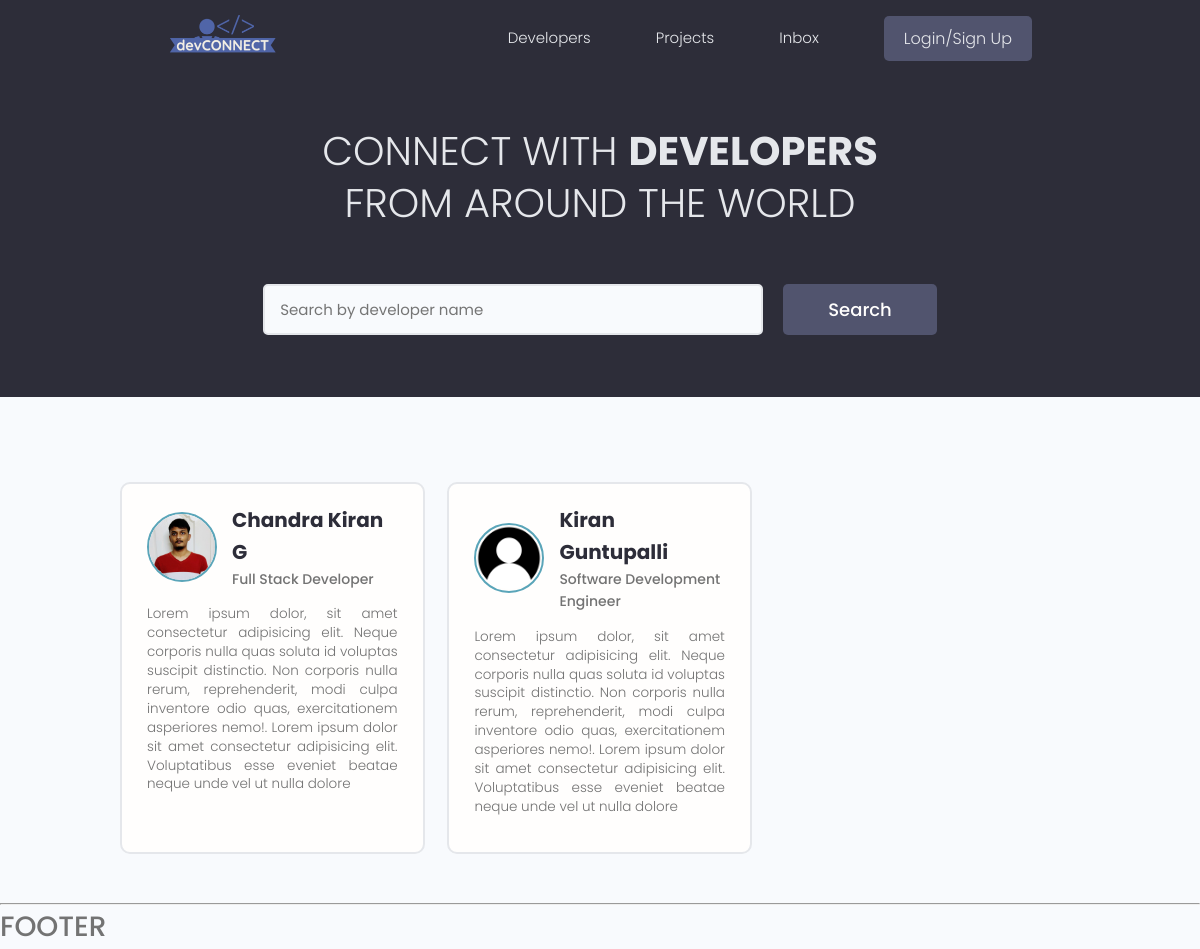
The app's page /, older data.
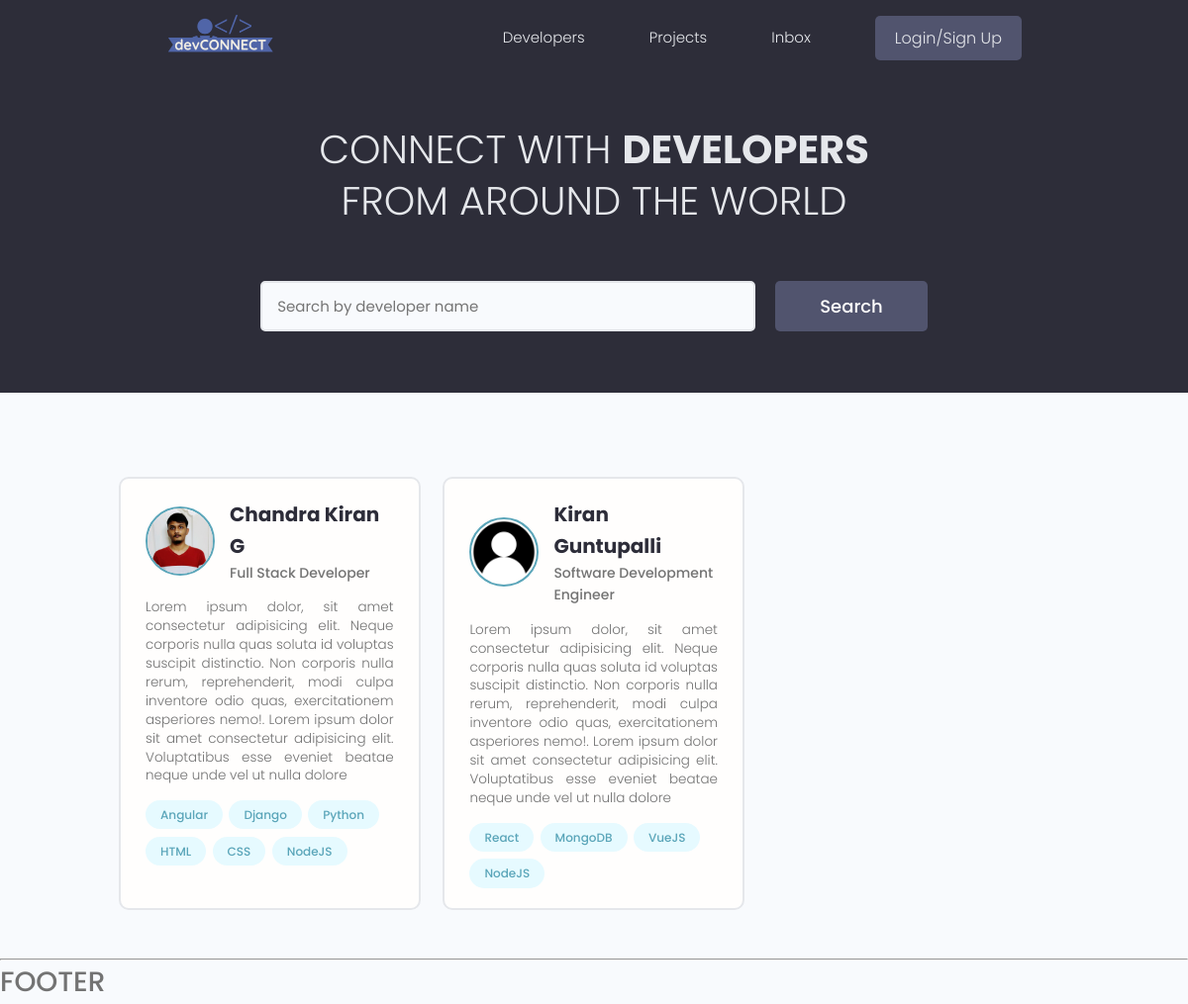
The same page, newer data.
### users/models.py (models this page shows, shortened)
class Profile(models.Model):
    user = models.OneToOneField(User, on_delete=models.CASCADE, null=True, blank=True)
    name = models.CharField(max_length=200, null=True, blank=True)
    email = models.CharField(max_length=200, null=True, blank=True)
    username = models.CharField(max_length=200, null=True, blank=True)
    location = models.CharField(max_length=200, blank=True, null=True)
    headline = models.CharField(max_length=300, null=True, blank=True)
    bio = models.TextField(null=True, blank=True)
    profile_image = models.ImageField(null=True, blank=True, upload_to='profiles/', default="profiles/defaultuser.png")
    social_github = models.CharField(max_length=200, null=True, blank=True)
    social_twitter = models.CharField(max_length=200, null=True, blank=True)
    social_linkedin = models.CharField(max_length=200, null=True, blank=True)
    social_youtube = models.CharField(max_length=200, null=True, blank=True)
    social_website = models.CharField(max_length=200, null=True, blank=True)
    created = models.DateTimeField(auto_now_add=True)
    id = models.UUIDField(default=uuid.uuid4, unique=True, primary_key=True, editable=False)

class Skill(models.Model):
    owner = models.ForeignKey(Profile, on_delete=models.CASCADE, blank=True, null=True)
    name = models.CharField(max_length=200, blank=True, null=True)
    description = models.TextField(blank=True, null=True)
    created = models.DateTimeField(auto_now_add=True)
    id = models.UUIDField(default=uuid.uuid4, unique=True, primary_key=True, editable=False)
    def __str__(self):
        return str(self.name)

### users/views.py (the view)
# urls.py: path('', views.profiles, name="profiles"),
def profiles(request):
    profiles = Profile.objects.all()
    context = {'profiles' : profiles}
    return render(request, "users/profiles.html", context)

### users/templates/users/profiles.html (shortened to what this page needs)
{% extends 'main.html' %}
{% block content %}
<main class="home">
    <section class="hero-section text-center">
        <div class="container container--narrow">
            <div class="hero-section__box">
                <h2>CONNECT WITH <span>DEVELOPERS</span></h2>
                <h2>FROM AROUND THE WORLD</h2>
            </div>
            <div class="hero-section__search">
                <form class="form" action="#" method="get">
                    <div class="form__field">
                        <input class="input input--text" id="formInput#search" type="text" name="text"
                            placeholder="Search by developer name" />
                    </div>
                    <input class="btn btn--sub btn--lg" type="submit" value="Search" />
                </form>
            </div>
        </div>
    </section>
    <section class="devlist">
        <div class="container">
            <div class="grid grid--three">
                {% for profile in profiles %}
                <div class="column card">
                    <div class="dev">
                        <a href="{% url 'user-profile' profile.id %}" class="card__body">
                            <div class="dev__profile">
                                <img class="avatar avatar--md" src="{{profile.profile_image.url}}"
                                    alt="profile-image" />
                                <div class="dev__meta">
                                    <h3>{{profile.name}}</h3>
                                    <h5>{{profile.headline | slice:"80"}}</h5>
                                </div>
                            </div>
                            <p class="dev__info">
                                {{profile.bio | slice:"350"}}
                            </p>
                            <div class="dev__skills">
                                {% for skill in profile.skill_set.all|slice:"6" %}
                                <span class="tag tag--pill tag--main">
                                    <small>{{skill}}</small>
                                </span>
                                {% endfor %}
                            </div>
                        </a>
                    </div>
                </div>
                {% endfor %}
            </div>
        </div>
    </section>
</main>
{% endblock content %}

### templates/main.html (shortened to what this page needs)
<!DOCTYPE html>
{% load static %}
<html lang="en">
<head>
    <link rel="stylesheet" href="https://cdn.iconmonstr.com/1.3.0/css/iconmonstr-iconic-font.min.css" />
    <link rel="stylesheet" href="{% static 'uikit/styles/uikit.css' %}" />
    <link rel="stylesheet" href="{% static 'styles/app.css' %}" />
</head>
<body>
    {% include 'navbar.html' %}
    {% block content %}
    {% endblock content %}
    <br>
    <hr>
    <h4>FOOTER</h4>
</body>
</html>

### templates/navbar.html (shortened to what this page needs)
{% load static %}
<header class="header">
    <div class="container container--narrow">
      <a href="{% url 'profiles' %}" class="header__logo">
        <img src="{% static 'images/logo.png' %}" alt="DevSearch Logo" />
      </a>
      <nav class="header__nav">
        <ul class="header__menu">
          <li class="header__menuItem"><a href="{% url 'profiles' %}">Developers</a></li>
          <li class="header__menuItem"><a href="{% url 'projects' %}">Projects</a></li>
          <li class="header__menuItem"><a href="">Inbox</a></li>
          {% if request.user.is_authenticated %}
          <li class="header__menuItem"><a href="{% url 'create-project' %}">Add Project</a></li>
          <li class="header__menuItem"><a href="{% url 'logout' %}" class="btn btn--sub">Logout</a></li>
          {% else %}
          <li class="header__menuItem"><a href="{% url 'login' %}" class="btn btn--sub">Login/Sign Up</a></li>
          {% endif %}
        </ul>
      </nav>
    </div>
  </header>

### static/styles/app.css (style rules this page uses)
:root { --color-sub: #2d2d39; }
.btn--sub { background-color: var(--color-sub-light); }
.card { border: 2px solid var(--color-light); }
img { width: 100%; }
.header { position: sticky; z-index: 111; background-color: var(--color-sub); padding: 1.5rem 0; }
.header > .container { display: flex; justify-content: space-between; align-items: center; }
.header__logo > img { height: 3.8rem; }
.header__nav > ul { display: inline-flex; align-items: center; list-style: none; gap: 6.5rem; }
.header__menuItem > a { color: var(--color-light); font-weight: 300; }
.hero-section { height: 40vh; display: flex; align-items: center; background-color: var(--color-sub); }
.hero-section__box { margin-bottom: 4rem; }
.hero-section__box > h2, .hero-section__box > h2 > span { font-size: 4rem; color: var(--color-light); line-height: 1.3; text-transform: uppercase; }
.hero-section__box > h2 { font-weight: 300; }
.hero-section__box > h2 > span { font-weight: 700; }
.hero-section__search > .form { display: flex; align-items: center; justify-content: center; gap: 2rem; }
.hero-section__search > .form input.input--text { width: 50rem; }
.devlist { margin-top: 8rem; }
.devlist .grid { align-items: stretch; }
.devlist .dev .dev__profile { display: flex; align-items: center; gap: 1.5rem; }
.devlist .dev .dev__meta h3 { color: var(--color-sub); font-size: 2rem; font-weight: 700; }
.devlist .dev .dev__meta h5 { color: var(--color-text); font-size: 1.4rem; font-weight: 500; }
.devlist .dev .dev__info { margin: 1.5rem 0; font-size: 1.35rem; line-height: 1.4; text-align: justify; }

### static/uikit/styles/modules/_variables.css (style rules this page uses)
:root { --color-main: #5aa5b9; --color-main-light: #e6faff; --color-sub: #3f4156; --color-sub-light: #51546e; --color-sub-lighter: #ededfd; --color-text: #737373; --color-gray: #8b8b8b; --color-light: #e5e7eb; --color-light-gray: #767676; --color-bg: #f8fafd; --color-white: #fffefd; --color-white-light: #f3f3f3; --color-success: #359e64; --color-success-bg: #def8e8; --color-error: #fc4b0b; --color-error-bg: #fff2ee; --font-base: 'Poppins', arial, helvetica, 'Segoe UI', roboto, ubuntu, sans-serif; --font-monospace: 'Fira Code', 'Courier New', courier, monospace; --font-regular: 300; --font-medium: 500; --font-bold: 700; --generic-shadow: 1px 1px 5px #00000010; --generic-transition: all 0.3s ease-in-out; }

### static/uikit/styles/modules/_base.css (style rules this page uses)
* { margin: 0; padding: 0; box-sizing: border-box; text-rendering: optimizeLegibility; color: inherit; font-size: inherit; }
html { font-size: 50%; }
@media only screen and (min-width: 480px) { html { font-size: 56.25%; } }
@media only screen and (min-width: 1200px) { html { font-size: 62.5%; } }
body { line-height: 1.6; font-weight: 400; font-size: 1.5rem; color: var(--color-text); background-color: var(--color-bg); min-height: 100vh; }

### static/uikit/styles/modules/_typography.css (style rules this page uses)
* { font-family: var(--font-base); }
h2 { font-size: 3.6rem; font-weight: var(--font-bold); }
h3 { font-size: 3.2rem; font-weight: var(--font-medium); }
h4 { font-size: 2.8rem; font-weight: var(--font-medium); }
h5 { font-size: 2.4rem; font-weight: var(--font-medium); }
h5, h6 { font-weight: var(--font-regular); }
p, span, strong { font-size: 1.6rem; color: var(--color-text); font-weight: var(--font-regular); }
a { padding-bottom: 2px; text-decoration: none; display: inline-block; color: var(--color-main); font-weight: var(--font-medium); }

### static/uikit/styles/modules/_utilities.css (style rules this page uses)
.container { width: 92%; max-width: 165rem; margin: 0 auto; box-sizing: border-box; }
.container--narrow { width: 92%; max-width: 120rem; }
@media screen and (min-width: 1000px) { .container { width: 90%; } }
@media screen and (min-width: 1000px) { .container--narrow { width: 85%; } }
@media screen and (min-width: 1200px) { .container { width: 80%; } }
@media screen and (min-width: 1200px) { .container--narrow { width: 72%; } }
.text-center { text-align: center; }

### static/uikit/styles/modules/_avatar.css (style rules this page uses)
.avatar { border-radius: 50%; border: 2px solid var(--color-main); object-fit: cover; }
.avatar--md { height: 7rem; width: 7rem; }

### static/uikit/styles/modules/_card.css (style rules this page uses)
.card { border-radius: 1rem; background-color: var(--color-white); border: 1.5px solid var(--color-light); width: auto; height: auto; margin-top: 0.5rem; margin-bottom: 0.5rem; overflow: hidden; }
.card__body, .card__header { padding: 2rem 2.5rem; }

Row changes from the older to the newer data that the page shows:
added Skill: name "Angular", shown under Profile "Chandra Kiran G"
added Skill: name "Django", shown under Profile "Chandra Kiran G"
added Skill: name "Python", shown under Profile "Chandra Kiran G"
added Skill: name "HTML", shown under Profile "Chandra Kiran G"
added Skill: name "CSS", shown under Profile "Chandra Kiran G"
added Skill: name "NodeJS", shown under Profile "Chandra Kiran G"
added Skill: name "React", shown under Profile "Kiran Guntupalli"
added Skill: name "MongoDB", shown under Profile "Kiran Guntupalli"
added Skill: name "VueJS", shown under Profile "Kiran Guntupalli"
added Skill: name "NodeJS", shown under Profile "Kiran Guntupalli"
